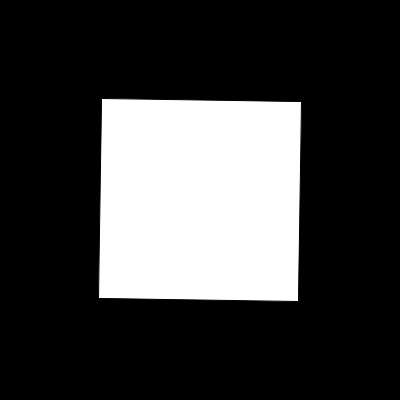
Frame 1 (no input)
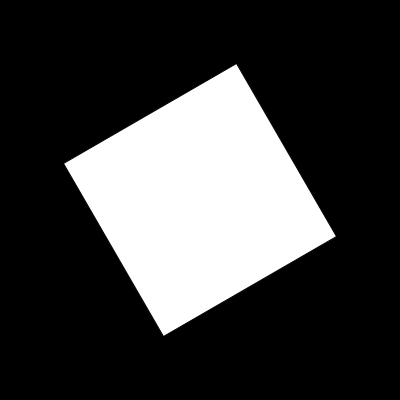
Frame 60 (the mouse pressed at the canvas centre just before this capture)
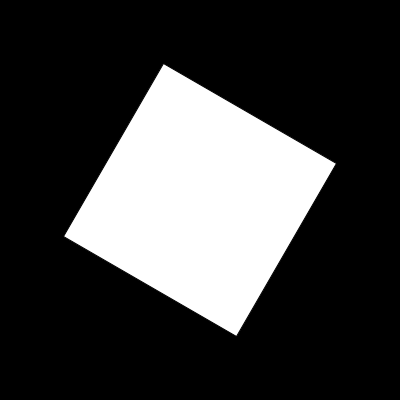
Frame 120 (the mouse held since frame 60 and released just before this capture)

The Processing sketch that drew these frames (run headless with seeded random() and noise(); from frame 60 on, the mouse is pressed at the canvas centre):

// Processing sketch: timerExample
// ── timerExample.pde
int timeCheck;    // 시간을 저장하는 변수
color fillColor;  // 컬러를 저장할 변수
boolean isDone = false;

void setup(){
    size(400, 400);
    frameRate(120);
    
    fillColor = color(255);
    timeCheck = millis();
}


void draw(){
    background(0);
    
    if( millis() - timeCheck > 5000 && !isDone ){
        // 컬러를 랜덤하게 만든다.
        fillColor = color(random(255), random(255), random(255));
        println("color changed!");
        isDone = true;
        timeCheck = millis();
    }
      
    pushMatrix();
    translate(width/2, height/2);
    rotate(radians(frameCount));
    
    rectMode(CENTER);
    fill(fillColor);
    rect(0, 0, 200, 200);
    popMatrix();
    
    //fill(255);
    //text(millis(), 20, 20);
}
